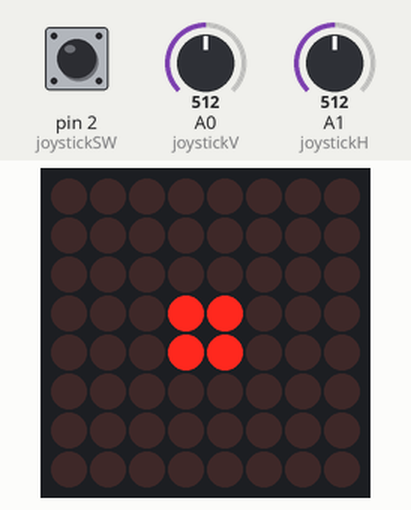
Recording of a sketch running on a simulated Arduino Uno, built with avr-gcc and run on an emulated ATmega328P. On the bench: 8×8 LED matrix. Inputs (shaded band) come from the test bench; at power-on: pin 2 (joystickSW) HIGH, A0 (joystickV) = 512, A1 (joystickH) = 512. Random numbers use the default seed unless the sketch sets one.

Above: at 1.2 s.
1.3 s: pin 2 (joystickSW) pulled LOW for 0.15 s
At 1.7 s:
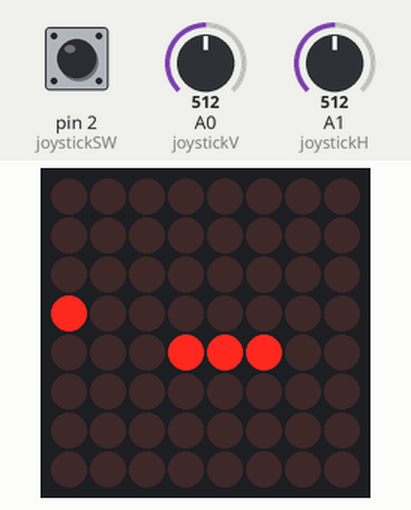
3.8 s: pin 2 (joystickSW) pulled LOW for 3.2 s
At 4.51 s:
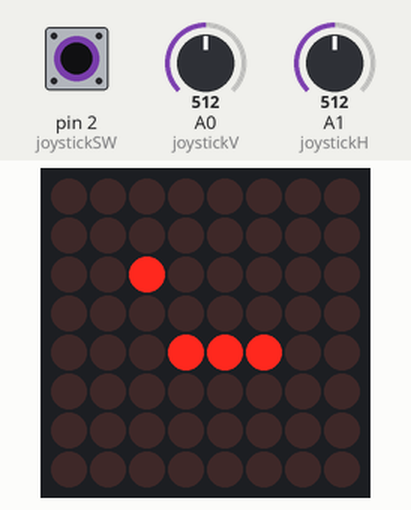
8.5 s: pin 2 (joystickSW) driven LOW
At 10.53 s:
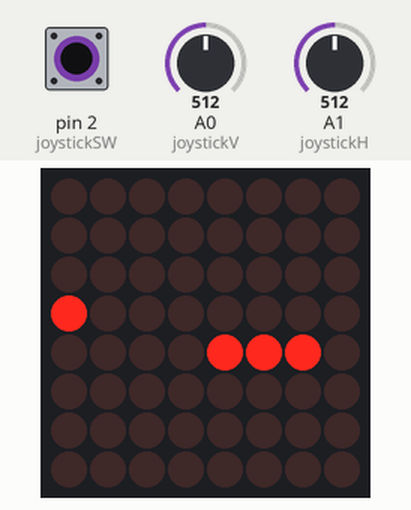
11.5 s: A0 (joystickV) set to 594
14.5 s: A0 (joystickV) set to 610
At 15.75 s:
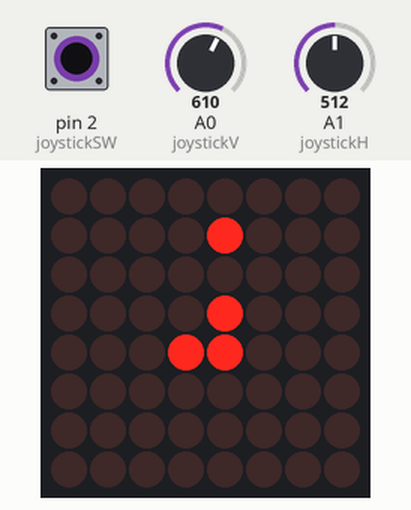
17.5 s: A1 (joystickH) set to 582
20.5 s: A1 (joystickH) set to 614
At 22.16 s:
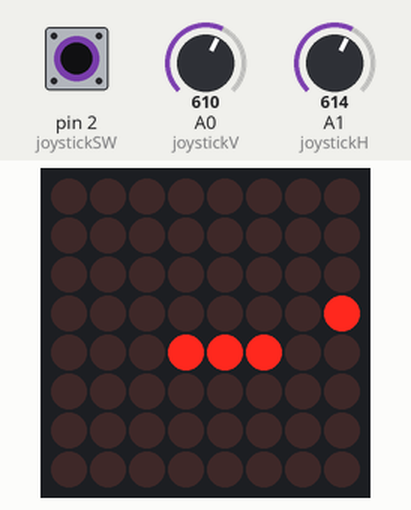

Measured:
- the behaviour switches between 600 and 601 on A0 (joystickV) (found by bisection; images 3 and 4)
- the behaviour switches between 600 and 601 on A1 (joystickH) (found by bisection; images 4 and 5)
- after the input at 1.3 s, the display: first changes after 0.20 s (image 1 shows a later state)
- after the input at 3.8 s, the display: first changes after 0.31 s (image 2 shows a later state)
- what the display in image 1 shows lasts 0.4 s, from 1.5 s to 1.9 s

The sketch:

MATRIX_SNAKE_GAME.ino
```cpp
#include <LedControl.h>

const int matrixDin = 11; //Data in
const int matrixCs = 10;  //Chip select
const int matrixClk = 13; //Clock
const int joystickV = A0; //Joystick verticle axis (up/down)
const int joystickH = A1; //Joystick horizontal axis (left/right)
const int joystickSW = 2; //Joystick push button (start / reset)


LedControl lc = LedControl(matrixDin, matrixClk, matrixCs, 1);

const int GRID_SIZE = 8; //8x8 matrix
const int MAX_LENGTH = 64; //Snake can't be longer than total circles

unsigned long moveInterval = 400; //ms between snake moves (lower = faster)
unsigned long lastMoveTime = 0; //Tracks when the snake last moved

//Game states: waiting for start, actively playing, or waiting after game over
enum GameState {
  STATE_WAITING,
  STATE_PLAYING,
  STATE_GAMEOVER
};

GameState gameState = STATE_WAITING;

//Snake Body coordinates
//snakeX[0] / snakeY[0] is always the head
int snakeX[MAX_LENGTH];
int snakeY[MAX_LENGTH];
int snakeLength;

// Current direction of travel (one of these is always 0, the other is -1 or 1)
int dirX = 1;
int dirY = 0;

//Food position
int foodX, foodY;

void setup() {
  lc.shutdown(0, false); //Wake the display up (Starts in power saving mode)
  lc.setIntensity(0, 8); //Sets the brightness: 0 (dim) to 15 (max)
  lc.clearDisplay(0);    //Start with all LEDs off

  //INPUT_PULLUP means the pin reads HIGH normally
  //and LOW when the button is pressed (pressed = connects to GND)
  pinMode(joystickSW, INPUT_PULLUP);

  //Seed the random number generator using noise from an unused analog pin
  //Without this, "random" food positions would be identical everytime the game runs
  randomSeed(analogRead(A2));

  gameState = STATE_WAITING;
  drawWaitingScreen();
}

void loop() {
  switch (gameState) {

    case STATE_WAITING:
      //Sit here until the button is pressed, then start the game
      if (buttonPressed()) {
        startGame();
      }
      break;

    case STATE_PLAYING:
      //Check joystick every loop cycle so direction changes feel instant
      readJoystick();

      //Only move the snake every 'moveInterval' ms.
      //This is the "non-blocking timer" pattern
      //it allows to check the joystick constantly without using delay()
      //which would freeze input reading
      if (millis() - lastMoveTime >= moveInterval) {
        lastMoveTime = millis();
        moveSnake();
      }
      break;

    case STATE_GAMEOVER:
      //Sit here until the button is pressed, then go back to waiting screen
      if (buttonPressed()) {
        gameState = STATE_WAITING;
        drawWaitingScreen();
      }
      break;
  }
}

//Returns true once per physical press (debounced)
bool buttonPressed() {
  if (digitalRead(joystickSW) == LOW) {
    delay(200); //debounce: ignore rapid re-triggers from switch bounce
    return true;
  }
  return false;
}

void startGame() {
  //Reset snake to 3 segments, placed horizontally in the middle
  snakeLength = 3;
  snakeX[0] = 4; snakeY[0] = 4; //Head
  snakeX[1] = 3; snakeY[1] = 4;
  snakeX[2] = 2; snakeY[2] = 4; //Tail

  //Start moving right
  dirX = 1;
  dirY = 0;

  moveInterval = 400; //reset speed in case it sped up last game

  placeFood();

  gameState = STATE_PLAYING;
  drawGame();
}

void readJoystick() {
  int vVal = analogRead(joystickV); //0-1023, ~512 = centered
  int hVal = analogRead(joystickH);

  int newDirX = dirX;
  int newDirY = dirY;

  //Check horizontal axis first, then vertical
  //Thresholds of 400/600 create a 'dead zone' around center (512)
  //so the snake doesn't jitter when the joystick isn't being touched
  if (hVal < 400) {
  newDirX = -1; newDirY = 0; //pushed left
  } else if (hVal > 600) {
  newDirX = 1; newDirY = 0;  //pushed right
  } else if (vVal < 400) {
  newDirX = 0; newDirY = 1;  //pushed down
  } else if (vVal > 600) {
  newDirX = 0; newDirY = -1; //pushed up
  }


  //prevent the snake from reversing directly into itself
  //e.g. can't go left if currently moving right
  bool isReversal = (newDirX == -dirX && newDirY == -dirY);
  if (!isReversal) {
    dirX = newDirX;
    dirY = newDirY;
  }
}

void moveSnake() {
  //calculate where the new head will be
  int newHeadX = snakeX[0] + dirX;
  int newHeadY = snakeY[0] + dirY;

  //Check wall collision
  if (newHeadX < 0 || newHeadX >= GRID_SIZE ||
      newHeadY < 0 || newHeadY >= GRID_SIZE){
    triggerGameOver();
    return;
  }

  //Check self collision
  for (int i = 0; i < snakeLength; i++) {
    if (snakeX[i] == newHeadX && snakeY[i] == newHeadY) {
      triggerGameOver();
      return;
    }
  }

  //Did snake eat food?
  bool ate = (newHeadX == foodX && newHeadY == foodY);

  //Each segment moves to where the segment in front of it used to be
  //Save 'prevX / prevY' as we go so we know where the old tail was
  //(needed below if the snake just ate and needs to grow)
  int prevX = snakeX[0];
  int prevY = snakeY[0];

  //Move the head to its new position
  //(this was missing before, which is why the snake never moved!)
  snakeX[0] = newHeadX;
  snakeY[0] = newHeadY;

  for (int i = 1; i < snakeLength; i++) {
    int tmpX = snakeX[i];
    int tmpY = snakeY[i];
    snakeX[i] = prevX;
    snakeY[i] = prevY;
    prevX = tmpX;
    prevY = tmpY;
  }

  if (ate) {
    if (snakeLength < MAX_LENGTH) {
      //Add a new tail segment at the old tail's last position
      snakeX[snakeLength] = prevX;
      snakeY[snakeLength] = prevY;
      snakeLength++;
    }

    placeFood(); //spawn new food somewhere else

    //Optional: speed up slightly each time food is eaten
    if (moveInterval > 150) {
      moveInterval -= 5;
    }
  }
  drawGame();
}

void placeFood() {
  bool validSpot;

  //keep picking random coordinates until we find one
  //that isn't currently being occupied by the snake's body
  do {
    validSpot = true;
    foodX = random(0, GRID_SIZE);
    foodY = random(0, GRID_SIZE);

    for (int i = 0; i < snakeLength; i++) {
      if (snakeX[i] == foodX && snakeY[i] == foodY) {
        validSpot = false;
        break;
      }
    }
  } while (!validSpot);
}

void drawGame() {
  lc.clearDisplay(0); //turn all LED's off first

  // Draw each snake segment
  for (int i = 0; i < snakeLength; i++) {
    // setLed(deviceIndex, row, column, state)
    lc.setLed(0, snakeY[i], snakeX[i], true);
  }

  //draw the food
  lc.setLed(0, foodY, foodX, true);
}

//Simple idle-screen: a small square in the center so you know
//the board is on and waiting for the button press to start
void drawWaitingScreen() {
  lc.clearDisplay(0);
  lc.setLed(0, 3, 3, true);
  lc.setLed(0, 3, 4, true);
  lc.setLed(0, 4, 3, true);
  lc.setLed(0, 4, 4, true);
}

void triggerGameOver() {
  gameState = STATE_GAMEOVER;

  //Flash the current snake position on/off a few times
  // as visual feedback that the game has ended.
  for (int i = 0; i < 4; i++) {
    lc.clearDisplay(0);
    delay(150);
    drawGame();
    delay(150);
  }
  //loop() now waits in STATE_GAMEOVER for a button press,
  //which sends it back to STATE_WAITING
}
```
